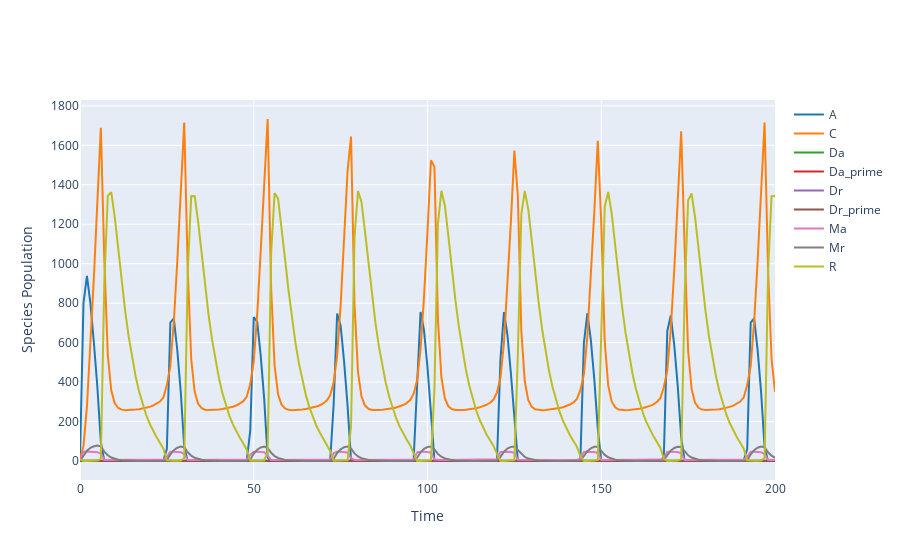

The code cell stored with this chart in its notebook:
### Markdown cell above
### Plotly can be used to create interactive graphs.
 Plotly graphs can only be viewed in a Jupyter Notebook

### Code cell
results.plotplotly()

### Figure 1 — Plotly figure (JSON) as saved in the notebook; plotly's stock layout.template omitted (floating-point values rounded to 4 significant figures; data arrays with more than 128 entries replaced by an {"elided": "..."} marker saying what was removed)
{"data": [{"line": {"color": "#1f77b4"}, "mode": "lines", "name": "A", "type": "scatter", "x": {"elided": "201 float values"}, "y": {"elided": "201 float values"}}, {"line": {"color": "#ff7f0e"}, "mode": "lines", "name": "C", "type": "scatter", "x": {"elided": "201 float values"}, "y": {"elided": "201 float values"}}, {"line": {"color": "#2ca02c"}, "mode": "lines", "name": "Da", "type": "scatter", "x": {"elided": "201 float values"}, "y": {"elided": "201 float values"}}, {"line": {"color": "#d62728"}, "mode": "lines", "name": "Da_prime", "type": "scatter", "x": {"elided": "201 float values"}, "y": {"elided": "201 float values"}}, {"line": {"color": "#9467bd"}, "mode": "lines", "name": "Dr", "type": "scatter", "x": {"elided": "201 float values"}, "y": {"elided": "201 float values"}}, {"line": {"color": "#8c564b"}, "mode": "lines", "name": "Dr_prime", "type": "scatter", "x": {"elided": "201 float values"}, "y": {"elided": "201 float values"}}, {"line": {"color": "#e377c2"}, "mode": "lines", "name": "Ma", "type": "scatter", "x": {"elided": "201 float values"}, "y": {"elided": "201 float values"}}, {"line": {"color": "#7f7f7f"}, "mode": "lines", "name": "Mr", "type": "scatter", "x": {"elided": "201 float values"}, "y": {"elided": "201 float values"}}, {"line": {"color": "#bcbd22"}, "mode": "lines", "name": "R", "type": "scatter", "x": {"elided": "201 float values"}, "y": {"elided": "201 float values"}}], "layout": {"showlegend": true, "title": {"text": ""}, "xaxis": {"title": {"text": "Time "}}, "yaxis": {"title": {"text": "Species Population"}}}}
